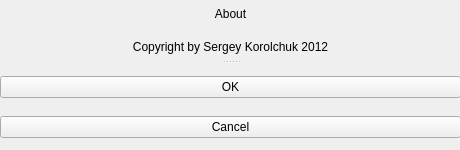
<?xml version="1.0" encoding="UTF-8"?>
<ui version="4.0">
 <class>AboutFrm</class>
 <widget class="QWidget" name="AboutFrm">
  <property name="geometry">
   <rect>
    <x>0</x>
    <y>0</y>
    <width>460</width>
    <height>150</height>
   </rect>
  </property>
  <property name="windowTitle">
   <string>Form</string>
  </property>
  <widget class="QSplitter" name="splitter">
   <property name="geometry">
    <rect>
     <x>0</x>
     <y>0</y>
     <width>461</width>
     <height>151</height>
    </rect>
   </property>
   <property name="orientation">
    <enum>Qt::Vertical</enum>
   </property>
   <widget class="QWidget" name="verticalLayoutWidget_2">
    <layout class="QVBoxLayout" name="verticalLayout_2">
     <item>
      <widget class="QLabel" name="AboutLabel">
       <property name="text">
        <string>About</string>
       </property>
       <property name="scaledContents">
        <bool>false</bool>
       </property>
       <property name="alignment">
        <set>Qt::AlignCenter</set>
       </property>
      </widget>
     </item>
     <item>
      <widget class="QLabel" name="CopyrightLabel">
       <property name="text">
        <string>Copyright by Sergey Korolchuk 2012</string>
       </property>
       <property name="alignment">
        <set>Qt::AlignCenter</set>
       </property>
      </widget>
     </item>
    </layout>
   </widget>
   <widget class="QWidget" name="verticalLayoutWidget">
    <layout class="QVBoxLayout" name="verticalLayout">
     <item>
      <widget class="QPushButton" name="OKBtn">
       <property name="text">
        <string>OK</string>
       </property>
      </widget>
     </item>
     <item>
      <widget class="QPushButton" name="CancelBtn">
       <property name="text">
        <string>Cancel</string>
       </property>
      </widget>
     </item>
    </layout>
   </widget>
  </widget>
 </widget>
 <resources/>
 <connections/>
</ui>
